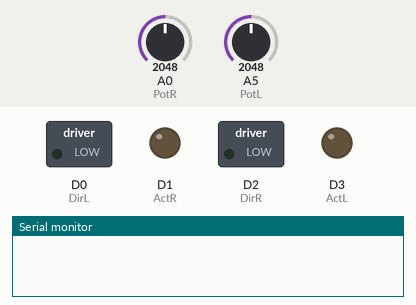
This sketch was run on a simulated Particle Photon. Parts: switched loads named in the sketch (green lamp = pin HIGH), output pins drawn as LEDs (lit = HIGH), the last lines printed to the serial monitor. Inputs (shaded band) come from the test bench; at power-on: A0 (PotR) = 2048, A5 (PotL) = 2048.

Above: at 0.1 s.
At 10.8 s:
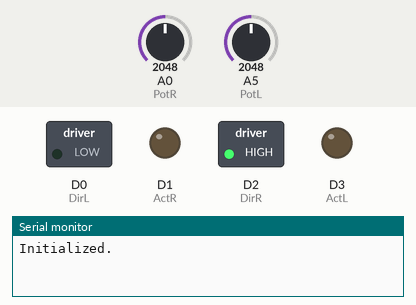
10.9 s: A0 (PotR) set to 18
13.7 s: A0 (PotR) set to 14
At 15.5 s:
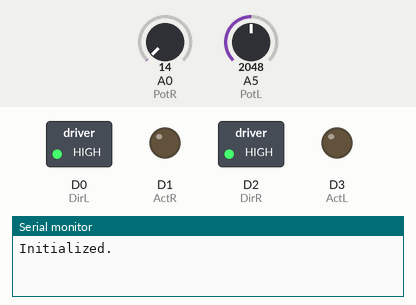
Timing chart, 0 to 17.0 s (numbered marks = the images above; inputs shaded):
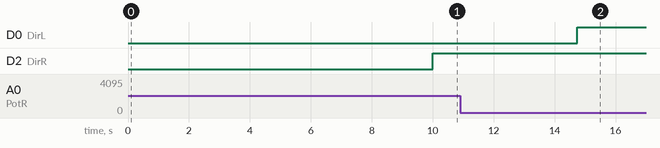

The sketch:

Actuators080519.ino
```cpp
//This code was working as of Aug 21, 2019 (hopefully for Celebration of Mines)

const int PotL = A5;
const int PotR = A0;
const int ActR = 1;
const int ActL = 3;
const int DirL = 0;
const int DirR = 2;

const int BUFFER_SIZE = 80;  //higher value means actuator runs smoother, but slower react time

const float DEAD_R = 0.0001;  // VALIDATE ME each run
const float DEAD_L = 0.0000;  // VALIDATE ME each run
const int OFFSET_R = 0;
const int OFFSET_L = 0;  // offset basically controls downward option
const float AMP_R = 20;
const float AMP_L = 20;    //amp basically controls upward motion

int voltR, voltL, adjVoltL;
double speedR, speedL, unitRatioR, unitRatioL;

void initLeg(float* avg, int* maxIn, char leg);
void move(float unitRatio, char leg);

void setup(){
  Serial.begin(9600);
  Particle.variable("VoltageLeft", voltL);
  Particle.variable("VoltageRight", voltR);
  Particle.variable("AdjustedVoltage", adjVoltL);
  Particle.variable("speedL", speedL);
  Particle.variable("speedR", speedR);
  Particle.variable("unitRatioR", unitRatioR);
  Particle.variable("unitRatioL", unitRatioL);
  pinMode(ActR, OUTPUT);
  pinMode(ActL, OUTPUT);
  pinMode(DirL, OUTPUT);
  pinMode(DirR, OUTPUT);
}

bool startup = true;
float avgR, avgL;
int maxInR, maxInL;

void loop(){

  if(startup){
    delay(10000);
    initLeg(&avgR, &maxInR, PotR);
    initLeg(&avgL, &maxInL, PotL);
    startup = false;
    Serial.println("Initialized.");
  }

  voltR = analogRead(PotR);
  voltL = analogRead(PotL);

  avgR = ((BUFFER_SIZE - 1)*avgR + voltR)/BUFFER_SIZE;
  avgL = ((BUFFER_SIZE - 1)*avgL + voltL)/BUFFER_SIZE;

  unitRatioR = avgR/maxInR;
  unitRatioL = avgL/maxInL;

  if(abs(voltR-avgR) > DEAD_R){
    move(unitRatioR, 'R');
  } else if(abs(voltL-avgL) > DEAD_L){
    move(unitRatioL, 'L');
  }
}


void initLeg(float* avg, int* maxIn, int pot){
  int max = 0;
  int avgSum = 0;
  for(int i=0; i<10; i++){
    int volt = analogRead(pot);
    avgSum += volt;
    if(volt>max){
      max = volt;
    }
  }

  *avg = avgSum/10;
  *maxIn = max*2;
}


void move(float unitRatio, char leg){
  int act;
  int dir;
  int amp;
  int offset;
  int sign;
  if (leg == 'R') {
    act = ActR;
    dir = DirR;
    amp = AMP_R;
    offset = OFFSET_R;
  } else if (leg == 'L') {
    act = ActL;
    dir = DirL;
    amp = AMP_L;
    offset = OFFSET_L;
  }
  sign = 1;

  int speed = sign * 255 * amp * (unitRatio*2 - 1) + offset;
  analogWrite(act,abs(speed));
  if(speed >= 0){
    digitalWrite(dir,LOW);
  }else{
    digitalWrite(dir,HIGH);
  }
}
```

Source.cpp
```cpp
// //Make sure to make obvious edits. This just gets you a general idea of what it needs to do.
//
// //Actuator Vars
// const int ActuatorLDir = D7; //obviously change if applicable
// const int ActuatorRDir = D6;
// const int ActuatorLPWM = D3; //0-3 have pwm capabilities
// const int ActuatorRPWM = D2;
//
// //Linear Poteniometer
// const int PotL = A0;
// const int PotR = A1;
//
// const int ROLLING_AVG_SIZE = 10;
//
// //Declare Vars
// const int IN_MIN = 0;
// const int OUT_MIN = -1;
// const int OUT_MAX = 1;
//
// bool firstTime = true;
//
// class Actuator {
// public:
// 	Actuator();
// 	void init(int pinAct, int pinPot, int pinDir);
// 	//Basic movement controls
// 	void forward(int speed);
// 	void backward(int speed);
// 	void stop();
// 	void retract();
// 	void move(int speed);
//
// 	//These are the "main" functions that run all necessary bits
// 	void moveLeg(float deadZone, float scaleFactor);
// 	float translate(float val, int inMin, int inMax, int outMin, int outMax);
//
// 	//GETTERS
// 	//int getActPin() const { return _pinActNum; }
// 	//int getDirPin() const { return _pinDirNum; }
// 	//int getPotPin() const { return _pinPotNum; }
// 	//int getRollingAvgList() const { return _rollingAvgList; }
// 	//int getRollingAvg() const { return _rollingAvg; }
// private:
// 	//pin for the actuator
// 	int _pinActNum;
// 	//pin for the potentiometer
// 	int _pinPotNum;
// 	//pin for the direction for our linear actuator
// 	int _pinDirNum;
//
// 	float _rollingAvgList[ROLLING_AVG_SIZE] = {};
// 	float _rollingAvg = 0;
// 	float _maxReading = 0;
// };
//
// //This collects all of the rolling averages for legs and overall intitalizes the leg
// void Actuator::init(int pinAct, int pinPot, int pinDir) {
// 	//this assigns the pin number for the actuator
// 	this->_pinActNum = pinAct;
// 	this->_pinPotNum = pinPot;
// 	this->_pinDirNum = pinDir;
//
// 	//this obtains the voltage values
// 	for (int i = 0; i < ROLLING_AVG_SIZE; i++) {
// 		_rollingAvgList[i] = analogRead(_pinPotNum);
// 	}
//
// 	//sums
// 	for (int i = 0; i < ROLLING_AVG_SIZE; i++) {
// 		_rollingAvg += _rollingAvgList[i];
// 	}
//
// 	_rollingAvg /= ROLLING_AVG_SIZE;
// 	_maxReading = 2 * _rollingAvg;
// }
//
// //TODO: WHILE TESTING CONFIRM THAT HIGH AND LOW IS THE RIGHT DIRECTIONS IF NOT SWITCH THEM
// void Actuator::forward(int speed) {
// 	analogWrite(_pinActNum, speed);
// 	digitalWrite(_pinDirNum, HIGH);
// }
//
// void Actuator::backward(int speed) {
// 	analogWrite(_pinActNum, speed);
// 	digitalWrite(_pinDirNum, LOW);
// }
//
// //Stops actuator
// void Actuator::stop() {
// 	forward(0);
// }
//
// //Retracts actuator
// void Actuator::retract() {
// 	backward(1);
// 	delay(2000);
// 	stop();
// }
//
// //Moves actuator (expands)
// //A negative speed value will move the actuator backwards
// void Actuator::move(int speed) {
//
// 	if (speed > 0) {
// 		forward(speed);
// 	}
// 	else if (speed < 0) {
// 		backward(-1 * speed);
// 	}
// 	else {
// 		stop();
// 	}
//
// }
//
//
// //Translates the raw input from the ADC into a 0-1 number
// float Actuator::translate(float val, int inMin, int inMax,
// 	int outMin, int outMax) {
//
// 	int rangeIn = inMax - inMin;
// 	int rangeOut = outMax - outMin;
//
// 	//Converts the value from ADC into a 0-1 range (float value)
// 	float valueScaled = (float)(val - inMin) / (float)(rangeIn);
//
// 	//Shift the 0-1 number into the correct range
// 	return outMin + (valueScaled * rangeOut);
//
// }
//
//
//
// //Here is where we tell things to move
// void Actuator::moveLeg(float deadZone, float scaleFactor) {
//
// 	//Insert new reading and delete oldest reading
// 	int temp = _rollingAvgList[0];
// 	_rollingAvgList[0] = translate(analogRead(_pinPotNum), IN_MIN, _maxReading, OUT_MIN, OUT_MAX);
// 	//Rolls over all the values one place
// 	for (int i = 1; i < ROLLING_AVG_SIZE - 1; i++) {
// 		int temp2 = _rollingAvgList[i];
// 		_rollingAvgList[i] = temp;
// 		temp = temp2;
// 	}
// 	//gets the average again
// 	for (int i = 0; i < ROLLING_AVG_SIZE; i++) {
// 		_rollingAvg += _rollingAvgList[i];
// 	}
//
// 	_rollingAvg /= ROLLING_AVG_SIZE;
//
// 	//If the average is larger than the dead zone, then move it
// 	if (abs(_rollingAvg <= deadZone)) {
// 		stop();
// 	}
// 	else {
// 		move(_rollingAvg*scaleFactor);
// 	}
// }
//
// Actuator* actuatorL;
// Actuator* actuatorR;
//
// void setup() {
// 	pinMode(ActuatorLPWM, OUTPUT);
// 	pinMode(ActuatorRPWM, OUTPUT);
// 	pinMode(ActuatorRDir, OUTPUT);
// 	pinMode(ActuatorLDir, OUTPUT);
//
// 	pinMode(PotL, INPUT);
// 	pinMode(PotR, INPUT);
//
// 	digitalWrite(ActuatorLPWM, LOW);
// 	digitalWrite(ActuatorRPWM, LOW);
// 	digitalWrite(ActuatorRDir, LOW);
// 	digitalWrite(ActuatorLDir, LOW);
//
// 	actuatorL->init(ActuatorLPWM, PotL, ActuatorLDir);
// 	actuatorR->init(ActuatorRPWM, PotR, ActuatorRDir);
//
// 	//TODO: ADD FUNCTIONS FOR THE PARTICLE (If we want to do Cloud computing that is)
// 	//Particle.function("name", &name, TYPE);
// }
//
//
// //Void loop acts as main
// void loop() {
//
// 	//TODO: FIND OUT THE DEAD ZONE AND SCALE FACTOR FOR EACH LEG
// 	float deadZoneL = 0.015;
// 	float scaleFactorL = 3.8;
// 	float deadZoneR = 0.0015;
// 	float scaleFactorR = 4;
// 	actuatorL->moveLeg(deadZoneL, scaleFactorL);
// 	actuatorR->moveLeg(deadZoneR, scaleFactorR);
//
// }
```

main.ino
```cpp
// //Source code to run the exoskeleton
// //Made for the CSM Robotics Club exoskeleton team
// //Last updated: Aug 2, 2019
// //Contributors: Bradley Jesteadt, Ryan Reschak, and Kaylynn Tu
//
// SYSTEM_MODE(SEMI_AUTOMATIC); //Leaves wifi disconnected until user specifies
// //NOTE: also disables things like listening mode and pc-initiated serial!)
//
// //Actuator Vars
// const int ActuatorLDir = D2;
// const int ActuatorRDir = D0;
// const int ActuatorLPWM = D3; //0-3 have pwm capabilities
// const int ActuatorRPWM = D1;
//
// //Linear Poteniometer
// const int PotL = A1;
// const int PotR = A0;
//
// //Switch to control connection to wifi
// const int wifiSwitch = D4;
//
// //Declare Vars
// const int ROLLING_AVG_SIZE = 10;
// const int IN_MIN = 0;
// const int OUT_MIN = -1;
// const int OUT_MAX = 1;
// //bool firstTime = true;
//
//
// //Actuator class contains all variables and methods related to the actuators
// class Actuator {
// public:
// 	Actuator();
// 	void init(int pinAct, int pinPot, int pinDir);
// 	//Basic movement controls
// 	void forward(int speed);
// 	void backward(int speed);
// 	void stop();
// 	void retract();
// 	void move(int speed);
//
// 	//These are the "main" functions that run all necessary bits
// 	void moveLeg(float deadZone, float scaleFactor);
// 	float translate(float val, int inMin, int inMax, int outMin, int outMax);
//
// 	//GETTERS
// 	//int getActPin() const { return _pinActNum; }
// 	//int getDirPin() const { return _pinDirNum; }
// 	//int getPotPin() const { return _pinPotNum; }
// 	//int getRollingAvgList() const { return _rollingAvgList; }
// 	//int getRollingAvg() const { return _rollingAvg; }
// private:
// 	//pin for the actuator
// 	int _pinActNum;
// 	//pin for the potentiometer
// 	int _pinPotNum;
// 	//pin for the direction for our linear actuator
// 	int _pinDirNum;
//
// 	float _rollingAvgList[ROLLING_AVG_SIZE] = {};
// 	float _rollingAvg = 0;
// 	float _maxReading = 0;
// };
//
// //This collects all of the rolling averages for legs and overall intitalizes the leg
// void Actuator::init(int pinAct, int pinPot, int pinDir) {
// 	//this assigns the pin number for the actuator
// 	this->_pinActNum = pinAct;
// 	this->_pinPotNum = pinPot;
// 	this->_pinDirNum = pinDir;
//
// 	//this obtains the voltage values
// 	for (int i = 0; i < ROLLING_AVG_SIZE; i++) {
// 		_rollingAvgList[i] = analogRead(_pinPotNum);
// 	}
//
// 	//sums
// 	for (int i = 0; i < ROLLING_AVG_SIZE; i++) {
// 		_rollingAvg += _rollingAvgList[i];
// 	}
//
// 	_rollingAvg /= ROLLING_AVG_SIZE;
// 	_maxReading = 2 * _rollingAvg;
// }
//
// //TODO: WHILE TESTING CONFIRM THAT HIGH AND LOW IS THE RIGHT DIRECTIONS IF NOT SWITCH THEM
// void Actuator::forward(int speed) {
// 	analogWrite(_pinActNum, speed);
// 	digitalWrite(_pinDirNum, HIGH);
// }
//
// void Actuator::backward(int speed) {
// 	analogWrite(_pinActNum, speed);
// 	digitalWrite(_pinDirNum, LOW);
// }
//
// //Stops actuator
// void Actuator::stop() {
// 	forward(0);
// }
//
// //Retracts actuator
// void Actuator::retract() {
// 	backward(1);
// 	delay(2000);
// 	stop();
// }
//
// //Moves actuator (expands)
// //A negative speed value will move the actuator backwards
// void Actuator::move(int speed) {
// 	if (speed > 0) {
// 		forward(speed);
// 	}	else if (speed < 0) {
// 		backward(-1 * speed);
// 	}	else {
// 		stop();
// 	}
// }
//
// //Translates the raw input from the ADC into a 0-1 number
// float Actuator::translate(float val, int inMin, int inMax,
// 	int outMin, int outMax) {
//
// 	//Print statements for future purposes
// 	Serial.println("----Actuator::translate values----");
// 	Serial.println("Val: " + val);
// 	Serial.println("inMin: " + inMin);
// 	Serial.println("inMax: " + inMax);
// 	Serial.printlin("outMin: " + outMax);
//
// 	int rangeIn = inMax - inMin;
// 	int rangeOut = outMax - outMin;
//
// 	//Converts the value from ADC into a 0-1 range (float value)
// 	float valueScaled = (float)(val - inMin) / (float)(rangeIn);
//
// 	//Shift the 0-1 number into the correct range
// 	return outMin + (valueScaled * rangeOut);
//
// }
//
// //Here is where we tell things to move
// void Actuator::moveLeg(float deadZone, float scaleFactor) {
//
// 	//Insert new reading and delete oldest reading
// 	int temp = _rollingAvgList[0];
// 	_rollingAvgList[0] = translate(analogRead(_pinPotNum), IN_MIN, _maxReading, OUT_MIN, OUT_MAX);
// 	Serial.printlin("_rollingAvgList[0]: " + _rollingAvgList[0]);
// 	//Rolls over all the values one place
// 	for (int i = 1; i < ROLLING_AVG_SIZE - 1; i++) {
// 		int temp2 = _rollingAvgList[i];
// 		_rollingAvgList[i] = temp;
// 		temp = temp2;
// 	}
// 	//gets the average again
// 	for (int i = 0; i < ROLLING_AVG_SIZE; i++) {
// 		_rollingAvg += _rollingAvgList[i];
// 	}
//
// 	_rollingAvg /= ROLLING_AVG_SIZE;
//
// 	//If the average is larger than the dead zone, then move it
// 	if (abs(_rollingAvg <= deadZone)) {
// 		stop();
// 	}
// 	else {
// 		move(_rollingAvg*scaleFactor);
// 	}
// }
//
// Actuator* actuatorL;
// Actuator* actuatorR;
//
// void setup() {
// 	Serial.begin(9600);	//Begin output to monitor
//
// 	//Declare pinmodes
// 	pinMode(wifiSwitch, INPUT);
//
// 	pinMode(ActuatorLPWM, OUTPUT);
// 	pinMode(ActuatorRPWM, OUTPUT);
// 	pinMode(ActuatorRDir, OUTPUT);
// 	pinMode(ActuatorLDir, OUTPUT);
//
// 	pinMode(PotL, INPUT);
// 	pinMode(PotR, INPUT);
//
// 	digitalWrite(wifiSwitch, LOW);
//
// 	digitalWrite(ActuatorLPWM, LOW);
// 	digitalWrite(ActuatorRPWM, LOW);
// 	digitalWrite(ActuatorRDir, LOW);
// 	digitalWrite(ActuatorLDir, LOW);
//
//
// 	//Initialize actuator
// 	actuatorL->init(ActuatorLPWM, PotL, ActuatorLDir);
// 	actuatorR->init(ActuatorRPWM, PotR, ActuatorRDir);
//
// 	//TODO: ADD FUNCTIONS FOR THE PARTICLE (If we want to do Cloud computing that is)
// 	//Particle.function("name", &name, TYPE);
// }
//
//
// //Void loop acts as main
// void loop() {
//
// 	int wifiSwitchVolt = 0;
// 	int secondCount = 0; //For testing purposes
// 	bool connected = false;
//
// 	while(true) {
//
// 		//If wifiSwitch is high, then connect to internet
// 		if ( (secondCount  == 5 || wifiSwitchVolt > 2500 /*TODO: test if this is right voltage*/ )&& !connected) {
// 			WiFi.connect();
// 			Particle.connect();
// 			delay(1000);
// 			Serial.println("Connecting to internet");
// 			connected = true;
// 		} else if ( (secondCount == 10 || wifiSwitchVolt < 100 /*TODO: test if this is right comparison value */) && connected) {
// 			Particle.disconnect();
// 			WiFi.disconnect();
// 			Serial.println("Disconnecting from the internet");
// 			connected = false;
// 		}
// 		secondCount++;
// 		//TODO: FIND OUT THE DEAD ZONE AND SCALE FACTOR FOR EACH LEG
// 		float deadZoneL = 0.015;
// 		float scaleFactorL = 3.8;
// 		float deadZoneR = 0.0015;
// 		float scaleFactorR = 4;
// 		actuatorL->moveLeg(deadZoneL, scaleFactorL);
// 		actuatorR->moveLeg(deadZoneR, scaleFactorR);
// 	}
// }
```

Measured:
- the behaviour switches between 16 and 15 on A0 (PotR) (found by bisection; images 1 and 2)
- after the input at 10.9 s, every drawn part: stays the same
- after the input at 13.7 s, D0 (DirL): LOW → HIGH after 1.0 s
